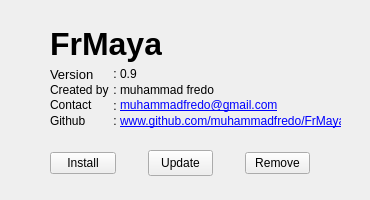
<?xml version="1.0" encoding="UTF-8"?>
<ui version="4.0">
 <class>About</class>
 <widget class="QWidget" name="About">
  <property name="geometry">
   <rect>
    <x>0</x>
    <y>0</y>
    <width>370</width>
    <height>200</height>
   </rect>
  </property>
  <property name="windowTitle">
   <string/>
  </property>
  <widget class="QLabel" name="label">
   <property name="geometry">
    <rect>
     <x>50</x>
     <y>21</y>
     <width>112</width>
     <height>45</height>
    </rect>
   </property>
   <property name="font">
    <font>
     <family>Khmer UI</family>
     <pointsize>24</pointsize>
     <weight>75</weight>
     <bold>true</bold>
     <kerning>true</kerning>
    </font>
   </property>
   <property name="text">
    <string>FrMaya</string>
   </property>
   <property name="alignment">
    <set>Qt::AlignLeading|Qt::AlignLeft|Qt::AlignVCenter</set>
   </property>
  </widget>
  <widget class="QFrame" name="frame">
   <property name="geometry">
    <rect>
     <x>50</x>
     <y>149</y>
     <width>260</width>
     <height>28</height>
    </rect>
   </property>
   <layout class="QHBoxLayout" name="horizontalLayout">
    <property name="spacing">
     <number>2</number>
    </property>
    <property name="margin">
     <number>0</number>
    </property>
    <item>
     <widget class="QPushButton" name="install_btn">
      <property name="text">
       <string>Install</string>
      </property>
     </widget>
    </item>
    <item>
     <spacer name="horizontalSpacer_2">
      <property name="orientation">
       <enum>Qt::Horizontal</enum>
      </property>
      <property name="sizeType">
       <enum>QSizePolicy::Fixed</enum>
      </property>
      <property name="sizeHint" stdset="0">
       <size>
        <width>30</width>
        <height>20</height>
       </size>
      </property>
     </spacer>
    </item>
    <item>
     <widget class="QPushButton" name="update_btn">
      <property name="minimumSize">
       <size>
        <width>0</width>
        <height>26</height>
       </size>
      </property>
      <property name="text">
       <string>Update</string>
      </property>
     </widget>
    </item>
    <item>
     <spacer name="horizontalSpacer_3">
      <property name="orientation">
       <enum>Qt::Horizontal</enum>
      </property>
      <property name="sizeType">
       <enum>QSizePolicy::Fixed</enum>
      </property>
      <property name="sizeHint" stdset="0">
       <size>
        <width>30</width>
        <height>20</height>
       </size>
      </property>
     </spacer>
    </item>
    <item>
     <widget class="QPushButton" name="remove_btn">
      <property name="text">
       <string>Remove</string>
      </property>
     </widget>
    </item>
   </layout>
  </widget>
  <widget class="QFrame" name="frame">
   <property name="geometry">
    <rect>
     <x>50</x>
     <y>66</y>
     <width>291</width>
     <height>63</height>
    </rect>
   </property>
   <layout class="QGridLayout" name="gridLayout" columnminimumwidth="60,10,210">
    <property name="margin">
     <number>0</number>
    </property>
    <property name="spacing">
     <number>0</number>
    </property>
    <item row="1" column="2">
     <widget class="QLabel" name="label_5">
      <property name="text">
       <string>muhammad fredo</string>
      </property>
      <property name="textInteractionFlags">
       <set>Qt::LinksAccessibleByMouse|Qt::TextSelectableByMouse</set>
      </property>
     </widget>
    </item>
    <item row="2" column="0">
     <widget class="QLabel" name="label_3">
      <property name="text">
       <string>&lt;html&gt;&lt;head/&gt;&lt;body&gt;&lt;p&gt;Contact&lt;/p&gt;&lt;/body&gt;&lt;/html&gt;</string>
      </property>
      <property name="openExternalLinks">
       <bool>true</bool>
      </property>
      <property name="textInteractionFlags">
       <set>Qt::LinksAccessibleByMouse|Qt::TextSelectableByMouse</set>
      </property>
     </widget>
    </item>
    <item row="3" column="2">
     <widget class="QLabel" name="label_7">
      <property name="text">
       <string>&lt;html&gt;&lt;head/&gt;&lt;body&gt;&lt;p&gt;&lt;a href=&quot;https://github.com/muhammadfredo/FrMaya&quot;&gt;&lt;span style=&quot; text-decoration: underline; color:#0000ff;&quot;&gt;www.github.com/muhammadfredo/FrMaya&lt;/span&gt;&lt;/a&gt;&lt;/p&gt;&lt;/body&gt;&lt;/html&gt;</string>
      </property>
     </widget>
    </item>
    <item row="2" column="2">
     <widget class="QLabel" name="label_6">
      <property name="text">
       <string>&lt;html&gt;&lt;head/&gt;&lt;body&gt;&lt;p&gt;&lt;a href=&quot;mailto:muhammadfredo@gmail.com&quot;&gt;&lt;span style=&quot; text-decoration: underline; color:#0000ff;&quot;&gt;muhammadfredo@gmail.com&lt;/span&gt;&lt;/a&gt;&lt;/p&gt;&lt;/body&gt;&lt;/html&gt;</string>
      </property>
      <property name="openExternalLinks">
       <bool>true</bool>
      </property>
      <property name="textInteractionFlags">
       <set>Qt::LinksAccessibleByMouse|Qt::TextSelectableByMouse</set>
      </property>
     </widget>
    </item>
    <item row="3" column="0">
     <widget class="QLabel" name="label_4">
      <property name="inputMethodHints">
       <set>Qt::ImhUrlCharactersOnly</set>
      </property>
      <property name="text">
       <string>&lt;html&gt;&lt;head/&gt;&lt;body&gt;&lt;p&gt;Github&lt;/p&gt;&lt;/body&gt;&lt;/html&gt;</string>
      </property>
      <property name="openExternalLinks">
       <bool>true</bool>
      </property>
      <property name="textInteractionFlags">
       <set>Qt::LinksAccessibleByMouse|Qt::TextSelectableByMouse</set>
      </property>
     </widget>
    </item>
    <item row="0" column="0">
     <widget class="QLabel" name="version_lbl">
      <property name="font">
       <font>
        <pointsize>10</pointsize>
       </font>
      </property>
      <property name="text">
       <string>Version</string>
      </property>
     </widget>
    </item>
    <item row="0" column="2">
     <widget class="QLabel" name="versionNum_lbl">
      <property name="text">
       <string>0.9</string>
      </property>
     </widget>
    </item>
    <item row="1" column="0">
     <widget class="QLabel" name="label_2">
      <property name="text">
       <string>Created by</string>
      </property>
     </widget>
    </item>
    <item row="0" column="1">
     <widget class="QLabel" name="label_8">
      <property name="text">
       <string>:</string>
      </property>
      <property name="alignment">
       <set>Qt::AlignCenter</set>
      </property>
     </widget>
    </item>
    <item row="1" column="1">
     <widget class="QLabel" name="label_9">
      <property name="text">
       <string>:</string>
      </property>
      <property name="alignment">
       <set>Qt::AlignCenter</set>
      </property>
     </widget>
    </item>
    <item row="2" column="1">
     <widget class="QLabel" name="label_10">
      <property name="text">
       <string>:</string>
      </property>
      <property name="alignment">
       <set>Qt::AlignCenter</set>
      </property>
     </widget>
    </item>
    <item row="3" column="1">
     <widget class="QLabel" name="label_11">
      <property name="text">
       <string>:</string>
      </property>
      <property name="alignment">
       <set>Qt::AlignCenter</set>
      </property>
     </widget>
    </item>
   </layout>
  </widget>
 </widget>
 <resources/>
 <connections/>
</ui>
